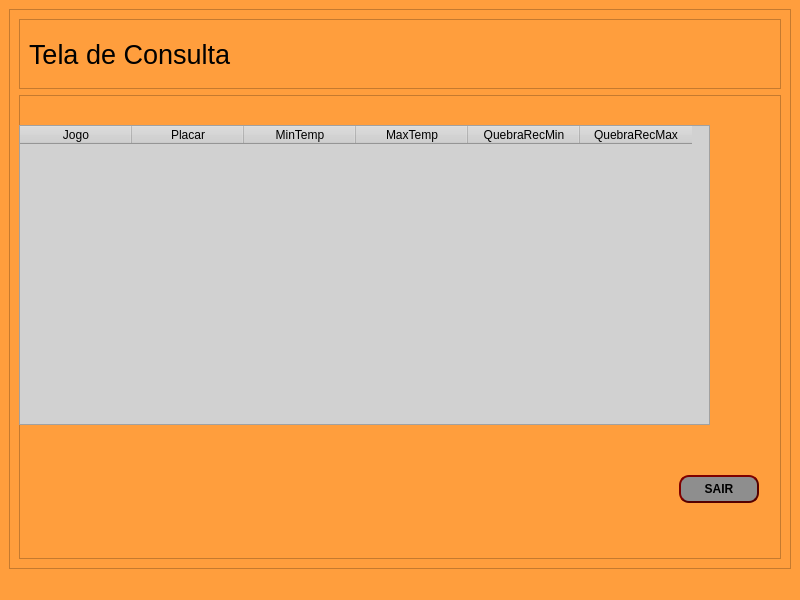
<?xml version="1.0" encoding="UTF-8"?>
<ui version="4.0">
 <class>MainWindow</class>
 <widget class="QMainWindow" name="MainWindow">
  <property name="geometry">
   <rect>
    <x>0</x>
    <y>0</y>
    <width>800</width>
    <height>600</height>
   </rect>
  </property>
  <property name="minimumSize">
   <size>
    <width>400</width>
    <height>300</height>
   </size>
  </property>
  <property name="maximumSize">
   <size>
    <width>800</width>
    <height>600</height>
   </size>
  </property>
  <property name="windowTitle">
   <string>Tela Consulta</string>
  </property>
  <property name="styleSheet">
   <string notr="true">background-color: rgb(255, 158, 61)

</string>
  </property>
  <widget class="QWidget" name="centralwidget">
   <layout class="QVBoxLayout" name="verticalLayout_3">
    <item>
     <widget class="QFrame" name="frame">
      <property name="styleSheet">
       <string notr="true">background-color: rgb(255, 158, 61)</string>
      </property>
      <property name="frameShape">
       <enum>QFrame::StyledPanel</enum>
      </property>
      <property name="frameShadow">
       <enum>QFrame::Raised</enum>
      </property>
      <layout class="QVBoxLayout" name="verticalLayout">
       <item>
        <widget class="QFrame" name="frame_2">
         <property name="maximumSize">
          <size>
           <width>16777215</width>
           <height>70</height>
          </size>
         </property>
         <property name="styleSheet">
          <string notr="true"/>
         </property>
         <property name="frameShape">
          <enum>QFrame::StyledPanel</enum>
         </property>
         <property name="frameShadow">
          <enum>QFrame::Raised</enum>
         </property>
         <layout class="QHBoxLayout" name="horizontalLayout">
          <item>
           <widget class="QLabel" name="label">
            <property name="font">
             <font>
              <pointsize>20</pointsize>
             </font>
            </property>
            <property name="layoutDirection">
             <enum>Qt::LeftToRight</enum>
            </property>
            <property name="styleSheet">
             <string notr="true">background-color: rgb(255, 158, 61)
</string>
            </property>
            <property name="text">
             <string>Tela de Consulta</string>
            </property>
           </widget>
          </item>
         </layout>
        </widget>
       </item>
       <item>
        <widget class="QFrame" name="frame_3">
         <property name="maximumSize">
          <size>
           <width>800</width>
           <height>16777215</height>
          </size>
         </property>
         <property name="frameShape">
          <enum>QFrame::StyledPanel</enum>
         </property>
         <property name="frameShadow">
          <enum>QFrame::Raised</enum>
         </property>
         <widget class="QTableWidget" name="tableWidget">
          <property name="geometry">
           <rect>
            <x>0</x>
            <y>30</y>
            <width>691</width>
            <height>300</height>
           </rect>
          </property>
          <property name="maximumSize">
           <size>
            <width>750</width>
            <height>300</height>
           </size>
          </property>
          <property name="layoutDirection">
           <enum>Qt::LeftToRight</enum>
          </property>
          <property name="styleSheet">
           <string notr="true">color: rgb(0, 0, 0);
background-color: rgb(209, 209, 209);</string>
          </property>
          <property name="textElideMode">
           <enum>Qt::ElideLeft</enum>
          </property>
          <attribute name="horizontalHeaderDefaultSectionSize">
           <number>112</number>
          </attribute>
          <column>
           <property name="text">
            <string>Jogo</string>
           </property>
           <property name="textAlignment">
            <set>AlignCenter</set>
           </property>
          </column>
          <column>
           <property name="text">
            <string>Placar</string>
           </property>
          </column>
          <column>
           <property name="text">
            <string>MinTemp</string>
           </property>
          </column>
          <column>
           <property name="text">
            <string>MaxTemp</string>
           </property>
          </column>
          <column>
           <property name="text">
            <string>QuebraRecMin</string>
           </property>
          </column>
          <column>
           <property name="text">
            <string>QuebraRecMax</string>
           </property>
          </column>
         </widget>
         <widget class="QPushButton" name="btn_sair">
          <property name="geometry">
           <rect>
            <x>660</x>
            <y>380</y>
            <width>80</width>
            <height>28</height>
           </rect>
          </property>
          <property name="minimumSize">
           <size>
            <width>80</width>
            <height>28</height>
           </size>
          </property>
          <property name="maximumSize">
           <size>
            <width>80</width>
            <height>28</height>
           </size>
          </property>
          <property name="sizeIncrement">
           <size>
            <width>80</width>
            <height>28</height>
           </size>
          </property>
          <property name="font">
           <font>
            <weight>75</weight>
            <bold>true</bold>
           </font>
          </property>
          <property name="styleSheet">
           <string notr="true">background-color: rgb(142,142,142);
Color:rgb(0,0,0);
border: 2px solid #500;
 border-radius: 10px;
  border-style: outset;</string>
          </property>
          <property name="text">
           <string>SAIR</string>
          </property>
          <property name="default">
           <bool>true</bool>
          </property>
         </widget>
        </widget>
       </item>
      </layout>
     </widget>
    </item>
   </layout>
  </widget>
  <widget class="QMenuBar" name="menubar">
   <property name="geometry">
    <rect>
     <x>0</x>
     <y>0</y>
     <width>800</width>
     <height>26</height>
    </rect>
   </property>
  </widget>
  <widget class="QStatusBar" name="statusbar"/>
 </widget>
 <resources/>
 <connections/>
</ui>
